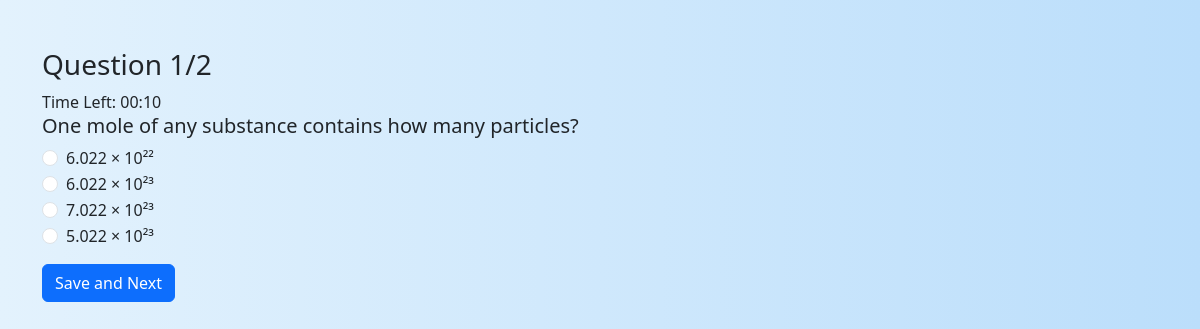
The page /start_quiz/4/1 on the database its author committed.
### app.py (models this page shows)
class Question(db.Model):
    id = db.Column(db.Integer, primary_key=True)
    quiz_id = db.Column(db.Integer, db.ForeignKey('quiz.id'), nullable=False)
    question_text = db.Column(db.Text, nullable=False)
    option1 = db.Column(db.String(200), nullable=False)
    option2 = db.Column(db.String(200), nullable=False)
    option3 = db.Column(db.String(200), nullable=False)
    option4 = db.Column(db.String(200), nullable=False)
    correct_option = db.Column(db.Integer, nullable=False)
    chapter_id = db.Column(db.Integer, db.ForeignKey('chapter.id'), nullable=False)
    quiz = db.relationship('Quiz', back_populates='questions')

### app.py (the view, shortened to what this page needs)
@app.route('/start_quiz/<int:quiz_id>/<int:q_no>', methods=['GET', 'POST'])
def start_quiz(quiz_id, q_no):
    total_questions = Question.query.filter_by(quiz_id=quiz_id).count()
    if q_no > total_questions:
        calculate_score(quiz_id)
        return redirect(url_for('scores'))
    question = Question.query.filter_by(quiz_id=quiz_id).offset(q_no - 1).first()
    options_list = [question.option1, question.option2, question.option3, question.option4] if question else []
    return render_template('start_quiz.html',
                           quiz_id=quiz_id,
                           question_no=q_no,
                           question=question,
                           options_list=options_list,
                           total_questions=total_questions,
                           duration=10)

### app.py (called while the page is built)
@app.after_request
def add_header(response):
    response.headers["Cache-Control"] = "no-store, no-cache, must-revalidate, public, max-age=0"
    response.headers["Pragma"] = "no-cache"
    response.headers["Expires"] = "0"
    return response

### templates/start_quiz.html (shortened to what this page needs)
<!DOCTYPE html>
<html lang="en">
<head>
    <link rel="stylesheet" href="/static/style.css">
    <link rel="stylesheet" href="https://cdn.jsdelivr.net/npm/bootstrap@5.3.0/dist/css/bootstrap.min.css">
</head>
<body>
    <div class="container mt-5">
        <h3>Question {{ question_no }}/{{ total_questions if total_questions else '?' }}</h3>
        <div class="timer">
            Time Left: <span id="timer">00:{{ duration if duration else '00' }}</span>
        </div>
        {% if question %}
        <h5>{{ question.question_text }}</h5>
        <form action="{{ url_for('start_quiz', quiz_id=quiz_id, q_no=question_no) }}" method="POST">
            {% if options_list %}
                {% for option in options_list %}
                    <div class="form-check">
                        <input type="radio" name="answer" value="{{ option }}" class="form-check-input" required>
                        <label class="form-check-label">{{ option }}</label>
                    </div>
                {% endfor %}
            {% else %}
                <p>No options available.</p>
            {% endif %}
            <div class="mt-3">
                {% if question_no < total_questions %}
                    <button type="submit" class="btn btn-primary" onclick="setAction('save_next')">Save and Next</button>
                {% else %}
                    <button type="submit" class="btn btn-success" onclick="setAction('submit')">Submit</button>
                {% endif %}
            </div>
        </form>
        {% else %}
            <p>No question found.</p>
        {% endif %}
    </div>
</body>
</html>

### static/style.css (style rules this page uses)
body { background: linear-gradient(to right, #e3f2fd, #bbdefb); font-family: 'Poppins', sans-serif; color: #333; }
.container { margin-top: 40px; }
.btn { border-radius: 8px; transition: all 0.3s ease-in-out; font-weight: bold; }

### rows shown on the page
Question: question_text "One mole of any substance contains how many particles?", option1 "6.022 × 10²²", option2 "6.022 × 10²³", option3 "7.022 × 10²³", option4 "5.022 × 10²³"

### other values the page prints
{{ question_no }} "1"
{{ total_questions if total_questions else '?' }} "2"
{{ duration if duration else '00' }} "10"
